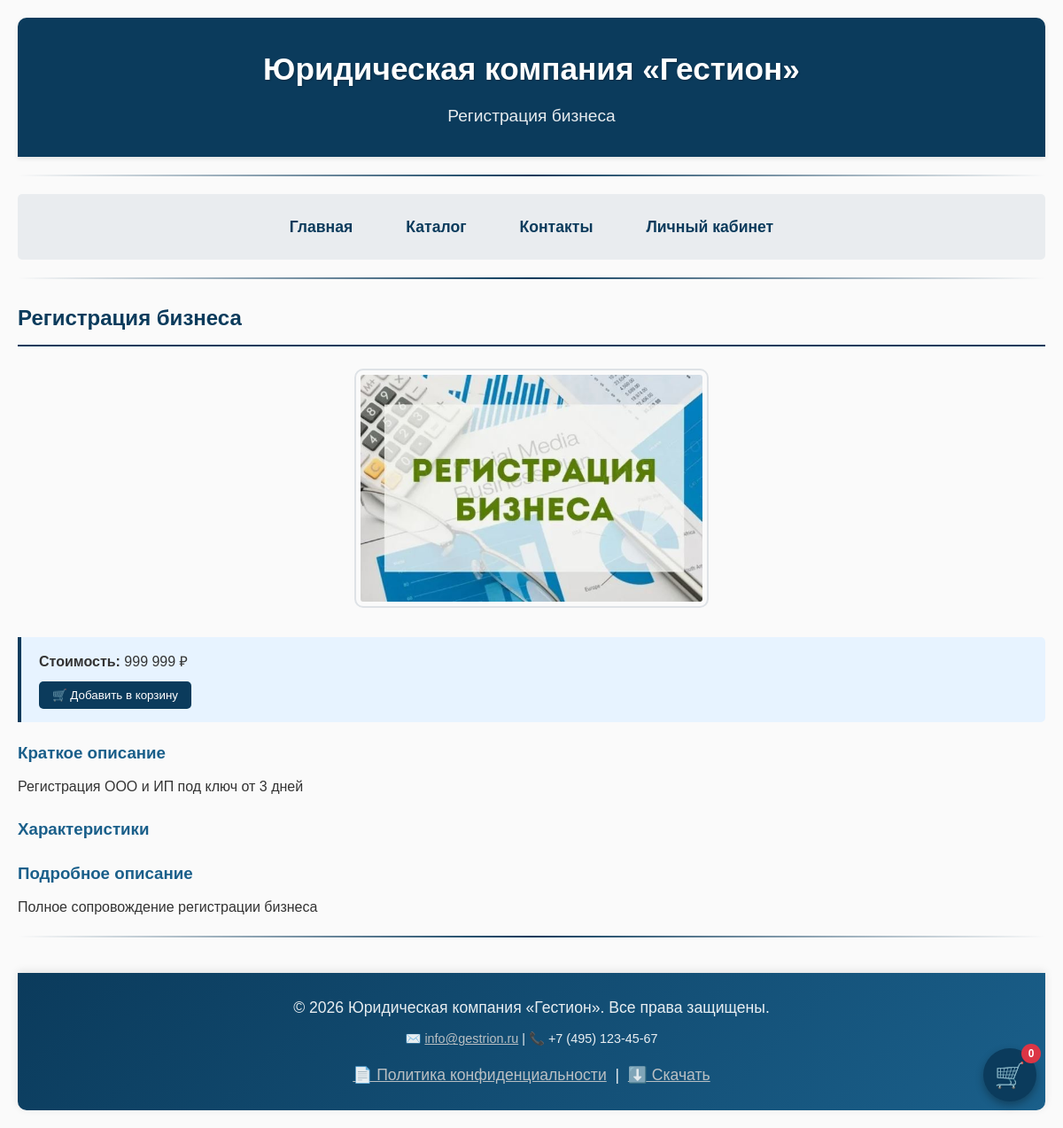
Screenshot of /product.php?id=1 with the database file from the repository.
### tables this page shows
CREATE TABLE `product` (
  `id` int(11) NOT NULL,
  `manufacturer_id` smallint(6) NOT NULL,
  `name` varchar(255) NOT NULL,
  `alias` varchar(255) NOT NULL,
  `short_description` text NOT NULL,
  `description` text NOT NULL,
  `price` decimal(20,2) NOT NULL,
  `image` varchar(255) NOT NULL,
  `available` smallint(1) NOT NULL DEFAULT 1,
  `meta_keywords` varchar(255) NOT NULL,
  `meta_description` varchar(255) NOT NULL,
  `meta_title` varchar(255) NOT NULL
);

### product.php (the view, shortened to what this page needs)
<?php
require_once 'db.php';
$id = isset($_GET['id']) ? (int)$_GET['id'] : 0;
$sql = "SELECT * FROM product WHERE id = $id";
$result = $conn->query($sql);
$product = $result->fetch_assoc();
?>
<!DOCTYPE html>
<html lang="ru">
<head>
    <link rel="stylesheet" href="style.css">
</head>
<body data-user-id="<?php echo isset($_SESSION['user_id']) ? $_SESSION['user_id'] : ''; ?>">
    <header>
        <h1>Юридическая компания «Гестион»</h1>
        <p><?php echo $product['name']; ?></p>
    </header>
    <hr>
    <nav>
        <ul>
            <li><a href="index.php">Главная</a></li>
            <li><a href="catalog_db.php">Каталог</a></li>
            <li><a href="contacts.php">Контакты</a></li>
            <li><a href="login.php">Личный кабинет</a></li>
        </ul>
    </nav>
    <hr>
    <main>
        <h2><?php echo $product['name']; ?></h2>
        <div class="product-image">
            <a href="<?php echo $product['image']; ?>" target="_blank">
                <img src="<?php echo $product['image']; ?>" alt="<?php echo $product['name']; ?>" width="400">
            </a>
        </div>
        <div class="price-box">
            <p><strong>Стоимость:</strong> <?php echo number_format($product['price'], 0, ',', ' '); ?> ₽</p>
            <button class="add-to-cart" onclick="addToCart(<?php echo $product['id']; ?>, '<?php echo addslashes($product['name']); ?>', <?php echo $product['price']; ?>, '<?php echo $product['image']; ?>')">🛒 Добавить в корзину</button>
        </div>
        <h3>Краткое описание</h3>
        <p><?php echo $product['short_description']; ?></p>
        <h3>Характеристики</h3>
        <h3>Подробное описание</h3>
        <p><?php echo nl2br($product['description']); ?></p>
    </main>
    <hr>
    <footer>
        <p>&copy; 2026 Юридическая компания «Гестион». Все права защищены.</p>
        <p style="margin-top:10px; font-size:0.9em;">
            ✉️ <a href="mailto:info@gestrion.ru" style="color:#ccc;">info@gestrion.ru</a> |
            📞 +7 (495) 123-45-67
        </p>
        <p style="margin-top:15px;">
            <a href="#" onclick="window.open('privacy.txt', '_blank', 'width=700,height=500,resizable=1,toolbar=1'); return false;" style="color:#ccc;">📄 Политика конфиденциальности</a>
            &nbsp;|&nbsp;
            <a href="privacy.txt" download style="color:#ccc;">⬇️ Скачать</a>
        </p>
    </footer>
    <button class="cart-btn" id="cartBtn">🛒<span class="cart-count" id="cartCount">0</span></button>
</body>
</html>

### style.css (style rules this page uses)
* { margin: 0; padding: 0; box-sizing: border-box; }
body { font-family: Arial, sans-serif; line-height: 1.6; color: #333; max-width: 1200px; margin: 0 auto; padding: 20px; background-color: #fafafa; }
header { background-color: #0b3b5c; color: white; padding: 30px 20px; text-align: center; border-radius: 10px 10px 0 0; box-shadow: 0 2px 5px rgba(0,0,0,0.1); }
header h1 { font-size: 2.2em; margin-bottom: 10px; text-shadow: 1px 1px 2px rgba(0,0,0,0.3); }
header p { font-size: 1.2em; opacity: 0.9; }
nav ul { list-style: none; display: flex; justify-content: center; gap: 30px; padding: 15px; background-color: #e9ecef; border-radius: 5px; margin: 20px 0; }
nav ul li a { text-decoration: none; color: #0b3b5c; font-weight: bold; font-size: 1.1em; padding: 8px 15px; border-radius: 4px; transition: all 0.3s ease; }
hr { margin: 20px 0; border: none; height: 2px; background: linear-gradient(to right, transparent, #0b3b5c, transparent); }
h2 { color: #0b3b5c; margin: 25px 0 15px; padding-bottom: 10px; border-bottom: 2px solid #0b3b5c; }
h3 { color: #1a5f8a; margin: 20px 0 10px; }
.product-image { margin: 25px 0; text-align: center; }
.product-image img { border: 2px solid #dee2e6; border-radius: 10px; padding: 5px; max-width: 100%; height: auto; transition: all 0.3s; }
.price-box { background-color: #e7f3ff; border-left: 4px solid #0b3b5c; padding: 15px 20px; margin: 20px 0; border-radius: 0 5px 5px 0; }
ul, ol { margin: 15px 0 20px 30px; }
ul li, ol li { margin: 8px 0; }
ul { list-style-type: square; }
footer { text-align: center; padding: 25px; background: linear-gradient(135deg, #0b3b5c, #1a5f8a); color: white; border-radius: 0 0 10px 10px; margin-top: 40px; box-shadow: 0 -2px 10px rgba(0,0,0,0.1); }
footer p { font-size: 1.1em; opacity: 0.9; }
.cart-btn { position: fixed; bottom: 30px; right: 30px; width: 60px; height: 60px; background-color: #0b3b5c; border-radius: 50%; display: flex; align-items: center; justify-content: center; cursor: pointer; box-shadow: 0 4px 10px rgba(0,0,0,0.3); transition: transform 0.2s; z-index: 1000; border: none; color: white; font-size: 28px; }
.cart-count { position: absolute; top: -5px; right: -5px; background-color: #dc3545; color: white; border-radius: 50%; width: 22px; height: 22px; font-size: 12px; display: flex; align-items: center; justify-content: center; font-weight: bold; }
.add-to-cart { background-color: #0b3b5c; color: white; border: none; padding: 8px 15px; border-radius: 5px; cursor: pointer; margin-top: 10px; transition: background 0.2s; }

### rows the page displays
product: name "Регистрация бизнеса", image (picture), price "999 999", short_description "Регистрация ООО и ИП под ключ от 3 дней", description "Полное сопровождение регистрации бизнеса"
